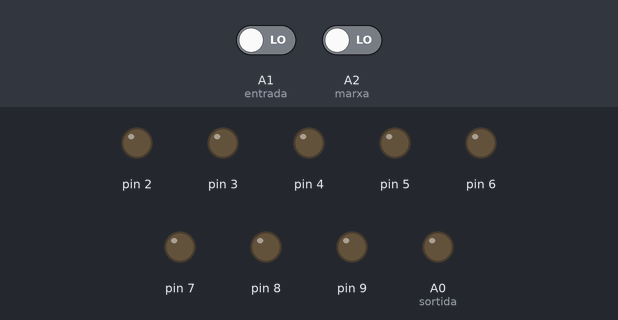
The sketch below on a simulated Arduino Uno, built with avr-gcc and run on an emulated ATmega328P. Parts: output pins drawn as LEDs (lit = HIGH). The inputs (shaded band) are chosen by the test bench; at power-on: A1 (entrada) LOW, A2 (marxa) LOW.

Above: at 1.2 s.
1.3 s: A1 (entrada) driven HIGH
At 1.7 s:
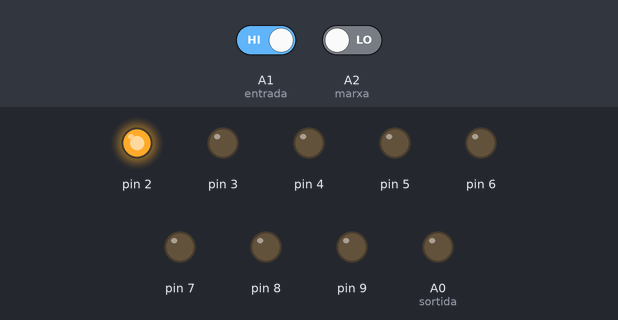
4.3 s: A1 (entrada) driven LOW
At 4.7 s:
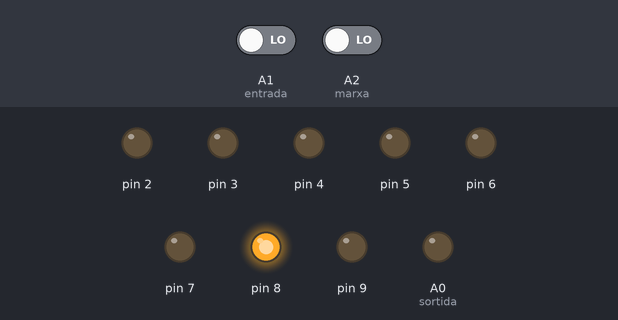
7.3 s: A2 (marxa) driven HIGH
At 8.2 s:
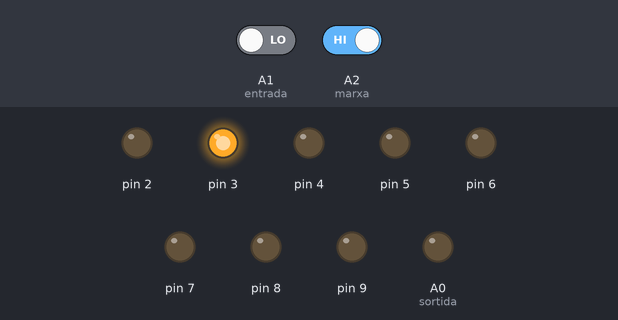
Timing chart, 0 to 16.3 s (numbered marks = the images above; inputs shaded):
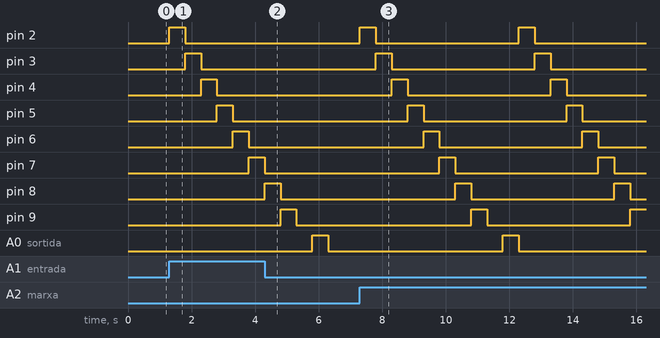

Measured:
- after the input at 1.3 s, pin 2: LOW → HIGH at once, → LOW 0.50 s later; pin 3: LOW → HIGH after 0.50 s, → LOW 0.50 s later; pin 4: LOW → HIGH after 1.0 s, → LOW 0.50 s later; pin 5: LOW → HIGH after 1.5 s, → LOW 0.50 s later; pin 6: LOW → HIGH after 2.0 s, → LOW 0.50 s later
- after the input at 4.3 s, pin 2: stays LOW (without the input it goes to HIGH after 2.0 s); pin 3: stays LOW (without the input it goes to HIGH after 2.5 s)
- after the input at 7.3 s, pin 2: alternates HIGH for 0.50 s and LOW for 4.5 s, starting at once; pin 3: alternates HIGH for 0.50 s and LOW for 4.5 s, starting after 0.50 s

The sketch:

Examen2.ino
```cpp
/********************************************************************************
**                                                                             **
**                               Conexio arduino                               **
**                                                                             **
**                                                                             **
********************************************************************************/
//********************************* Includes ***********************************

//********************************* Variables **********************************
const int led2 = 2;
const int led3 = 3;
const int led4 = 4;
const int led5 = 5;
const int led6 = 6;
const int led7 = 7;
const int led8 = 8;
const int led9 = 9;
const int marxa = A2;
const int entrada = A1;
const int sortida = A0;

//*********************************** SETUP*************************************
void setup()              // run once, when the sketch starts
{
 pinMode(marxa, INPUT);
 pinMode(sortida, OUTPUT);
 pinMode(entrada, INPUT);
 pinMode(2,OUTPUT);
 pinMode(3,OUTPUT);
 pinMode(4,OUTPUT);
 pinMode(5,OUTPUT);
 pinMode(6,OUTPUT);
 pinMode(7,OUTPUT);
 pinMode(8,OUTPUT);
 pinMode(9,OUTPUT);
}

//************************************ LOOP*************************************
void loop()  // we need this to be here even though its empty
{
if ( digitalRead(marxa) == HIGH || digitalRead(entrada) == HIGH)
{
  digitalWrite(2,HIGH);
  delay(500);

  digitalWrite(2,LOW);
  digitalWrite(3,HIGH);
  delay(500);

  digitalWrite(3,LOW);
  digitalWrite(4,HIGH);
  delay(500);

  digitalWrite(4,LOW);
  digitalWrite(5,HIGH);
  delay(500);

  digitalWrite(5,LOW);
  digitalWrite(6,HIGH);
  delay(500);

  digitalWrite(6,LOW);
  digitalWrite(7,HIGH);
  delay(500);

  digitalWrite(7,LOW);
  digitalWrite(8,HIGH);
  delay(500);

  digitalWrite(8,LOW);
  digitalWrite(9,HIGH);
  delay(500);

  digitalWrite(9,LOW);
  delay(500);

  digitalWrite(sortida,HIGH);
  delay(500);
  digitalWrite(sortida,LOW);
  }
}
//********************************FUNCIONS************************************
```
